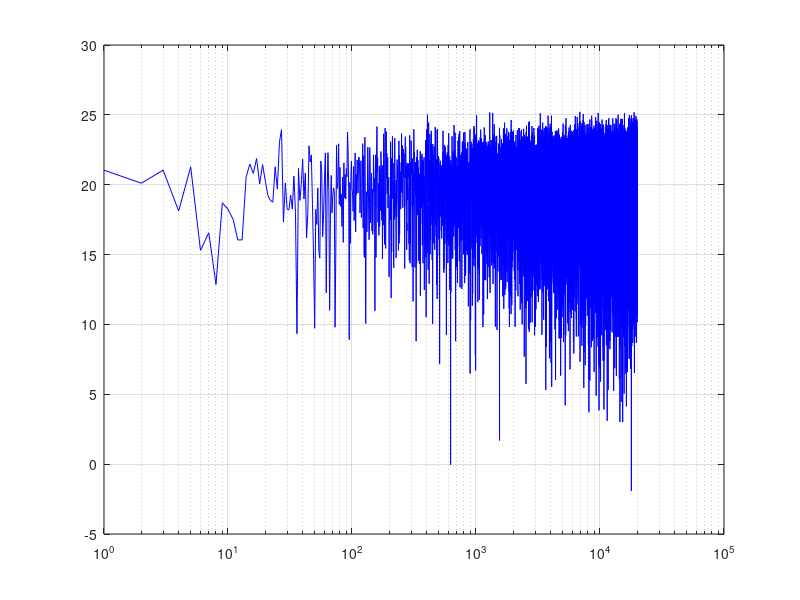

Here is the MATLAB script that generated this plot: (Note: this script raises an error after producing the figure.)
clear all
LOWEST_FREQUENCY=0.05; %In Hz
OSAMPR=2; FMAX=1000;
SET_OUTPUT_SAMPLE_RATE=OSAMPR*FMAX; %In Sp/s
DB_PER_DECADE=40;
SET_CORNER_FREQUENCY=2;
ADJUSTED_CORNER_FREQUENCY=SET_CORNER_FREQUENCY; %In Hz
FILTER_LENGTH=SET_OUTPUT_SAMPLE_RATE/LOWEST_FREQUENCY; %Minimum Filter Length Required To Represnet Desired Filter
%Since the AWG has a 16 bit resolution then so shall the noise
white_noise=randsrc(1,FILTER_LENGTH,linspace(-1,1,(2^15)-1));
nf=10*log10(abs(fftshift(fft(white_noise,(length(white_noise))))));
figure(1)
semilogx(nf((length(nf)/2):1:end),'b-')
grid on

DELTA=10*log10(linspace((CORNER_FREQUENCY/LOWEST_FREQUENCY),(FILTER_LENGTH/2),(FILTER_LENGTH/2)-(CORNER_FREQUENCY/LOWEST_FREQUENCY))/(CORNER_FREQUENCY/LOWEST_FREQUENCY));
Low_Pass_Filter=[ones(1,(CORNER_FREQUENCY/LOWEST_FREQUENCY)) power(10,((-DB_PER_DECADE*DELTA)/20)/10)];

h=fftshift(ifft([Low_Pass_Filter],(FILTER_LENGTH),'symmetric'));
a=20*log10(abs(fftshift(fft(h,(FILTER_LENGTH)))));
figure(2)
semilogx(a((length(a)/2):1:end),'b-')
grid on

white_noise_chunk=[fliplr(white_noise) white_noise fliplr(white_noise)];
Filtered_Noise=conv(h,white_noise_chunk);
Filtered_and_Chopped_Noise=Filtered_Noise((length(white_noise)+1):1:((2*length(white_noise))+1));
Filtered_and_Chopped_Noise=Filtered_and_Chopped_Noise-mean(Filtered_and_Chopped_Noise);
Filtered_and_Chopped_Noise=Filtered_and_Chopped_Noise./max(abs(Filtered_and_Chopped_Noise));
a=20*log10(abs(fftshift(fft(Filtered_and_Chopped_Noise,(FILTER_LENGTH)))));
figure(3)
semilogx(a((length(a)/2):1:end),'b-')
grid on
